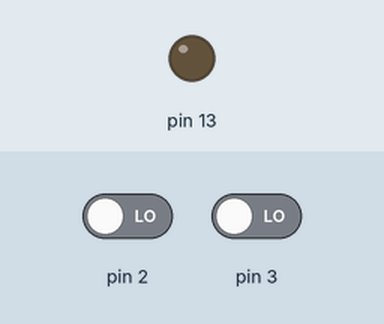
Simulated run of this sketch. Board: Arduino Uno, built with avr-gcc and run on an emulated ATmega328P. Shown: output pins drawn as LEDs (lit = HIGH). The inputs (shaded band) are chosen by the test bench; at power-on: pin 2 LOW, pin 3 LOW.

Above: at 1.2 s.
1.3 s: pin 2 driven HIGH
At 1.48 s:
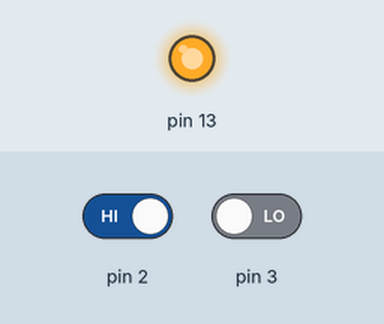
Timing chart, 0 to 4.3 s (numbered marks = the images above; inputs shaded):
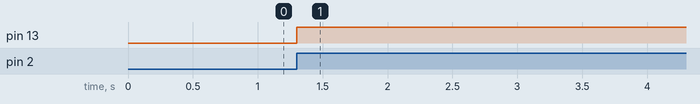

The sketch:

Person-Counter.ino
```cpp
int pin1 = 1;
int counter = 0;
volatile int time1,time2;

void setup() {
  // put your setup code here, to run once:
  pinMode(13, OUTPUT);
  attachInterrupt(0,pir1,RISING);
  attachInterrupt(1,pir2,RISING);


}

void loop() {
  // put your main code here, to run repeatedly:
  if(time1 - time2 > 0){
    counter +=1;
  }
  else if(time1 - time2 < 0){
    counter -=1;
  }
if(counter > 0) {
  digitalWrite(13,HIGH);
}
else if (counter == 0){
  digitalWrite(13, LOW);
  digitalWrite(12,HIGH);
}
}
void pir1()  {
  time1 = millis();
}
void pir2()  {
  time2 = millis();
}
```

Measured:
- after the input at 1.3 s, pin 13: LOW → HIGH at once
